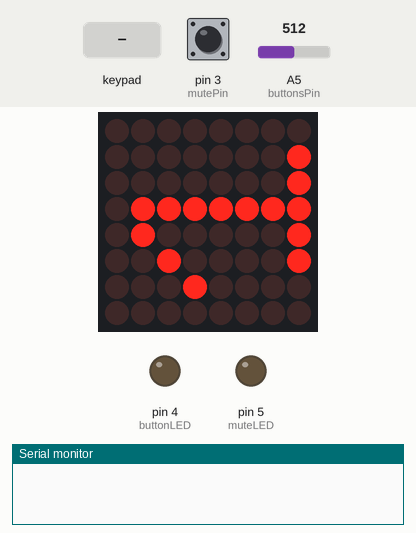
Simulated run of this sketch. Board: Arduino Uno, built with avr-gcc and run on an emulated ATmega328P. Parts: 8×8 LED matrix, output pins drawn as LEDs (lit = HIGH), the last lines printed to the serial monitor. Dashed ring = blinking. The test bench sets the inputs (shaded band); at power-on: A5 (buttonsPin) = 512, pin 3 (mutePin) HIGH.

Above: at 1.2 s.
1.3 s: A5 (buttonsPin) set to 891
2.8 s: A5 (buttonsPin) set to 921
At 3.15 s:
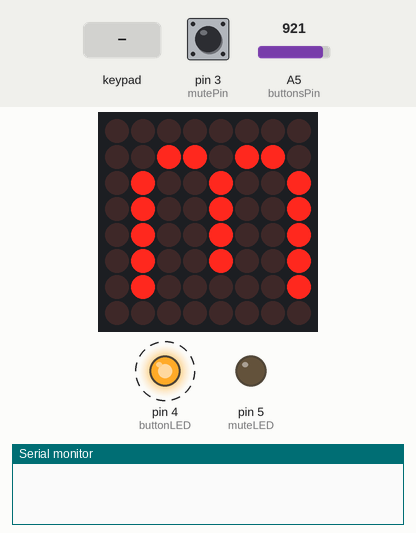
4.7 s: pin 3 (mutePin) pulled LOW for 1 s
At 5.25 s:
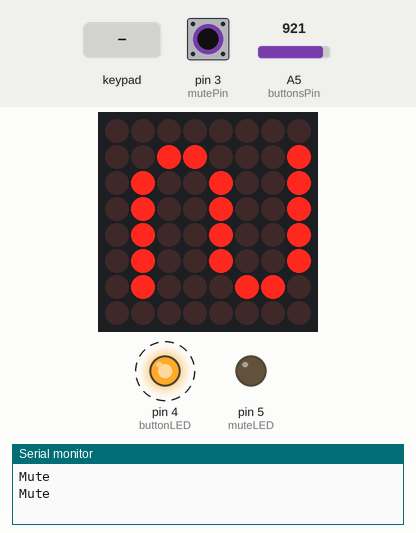
At 5.85 s:
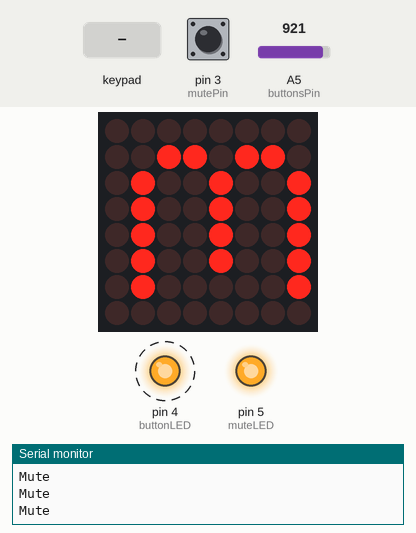
6.3 s: key 'F' pressed
7.8 s: keypad keys 1 3 1 2 1 1 1 0 pressed 0.4 s apart
12.5 s: pin 3 (mutePin) pulled LOW for 0.15 s
At 12.96 s:
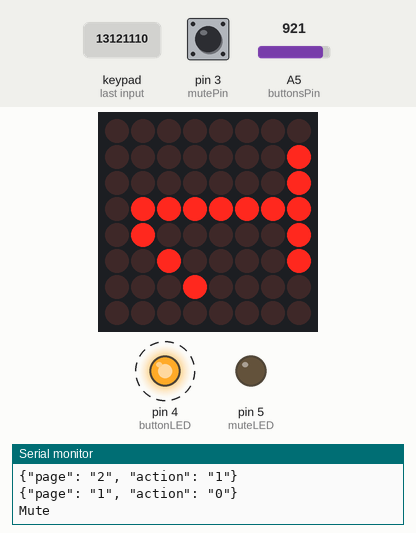
Timing chart, 0 to 14.2 s (numbered marks = the images above; inputs shaded):
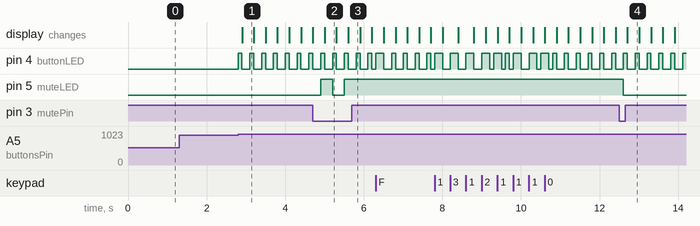

Measured:
- the behaviour switches between 909 and 910 on A5 (buttonsPin) (found by bisection; images 0 and 1)
- after the input at 1.3 s, every drawn part: stays the same
- after the input at 2.8 s, pin 4 (buttonLED): alternates HIGH for 0.10 s and LOW for 0.20 s, starting at once; the display: changes after 0.10 s (image 1)
- after the input at 4.7 s, pin 5 (muteLED): LOW → HIGH after 0.20 s, → LOW 0.30 s later, → HIGH 0.30 s later
- after the input at 12.5 s, pin 5 (muteLED): HIGH → LOW after 0.11 s

The sketch:

PierreDeck.ino
```cpp
#include <Keypad.h>
#include <LedControl.h>

const byte ROWS = 4;
const byte COLS = 4;

const int PAGE_NUMBER = 3;

;char hexaKeys[ROWS][COLS] = {
  {'F','E','D','C'},
  {'B','A','9','8'},
  {'7','6','5','4'},
  {'3','2','1','0'}
};

byte rowPins[ROWS] = {13, 12, 11, 10};
byte colPins[COLS] = {9, 8, 7, 6};

Keypad customKeypad = Keypad( makeKeymap(hexaKeys), rowPins, colPins, ROWS, COLS);

LedControl lc=LedControl(A0,A2,A1,1);

unsigned long delaytime1=500;
unsigned long delaytime2=50;
int currentPage = 0;

const int mutePin = 3;
const int muteLED = 5;
bool muteSwitch = false;
int muteCurrent = 0;

const int buttonLED = 4;

unsigned long buttonsCD = 0;

unsigned char letters[PAGE_NUMBER][8] = {{B00000000, B00000001, B00000001, B01111111, B01000001, B00100001, B00010000, B00000000}, {B00000000, B00110001, B01001001, B01001001, B01001001, B01001001, B01000110, B00000000}, {B00000000, B00110110, B01001001, B01001001, B01001001, B01001001, B01000001, B00000000}};

const int buttonsPin = A5;
int buttonsCurrent;

void setup() {
  lc.shutdown(0,false);
  lc.setIntensity(0,8);
  lc.clearDisplay(0);
  Serial.begin(9600);
  pinMode(buttonsPin, INPUT_PULLUP);
  pinMode(mutePin, INPUT_PULLUP);
  pinMode(muteLED, OUTPUT);
  pinMode(buttonLED, OUTPUT);
}

void displayPage() {
  int j = 0;
    while (j < 8) {
      lc.setRow(0,j,letters[currentPage][j]);
      j += 1;
    }
}

void blinkLight() {
  digitalWrite(buttonLED, HIGH);
  delay(100);
  digitalWrite(buttonLED, LOW);
}

void loop() {
  displayPage();

  char customKey = customKeypad.getKey();
  buttonsCurrent = analogRead(buttonsPin);
  muteCurrent = digitalRead(mutePin);
  if (millis() - buttonsCD >= 300) {
    if (muteCurrent == LOW) {
      Serial.println("Mute");
      muteSwitch = !muteSwitch;
      if (muteSwitch) {
        digitalWrite(muteLED, HIGH);
      } else {
        digitalWrite(muteLED, LOW);
      }
      buttonsCD = millis();
    }
    if (buttonsCurrent >= 910 && buttonsCurrent <= 950) {
      currentPage -= 1;
      if (currentPage == -1) {
        currentPage += PAGE_NUMBER;
      }
      buttonsCD = millis();
      blinkLight();
    } else if (buttonsCurrent >= 975 && buttonsCurrent <= 1040) {
      currentPage += 1;
      currentPage %= PAGE_NUMBER;
      buttonsCD = millis();
      blinkLight();
    }
  }
   if (customKey){
    Serial.print("{\"page\": \"");
    Serial.print(currentPage);
    Serial.print("\", \"action\": \"");
    Serial.print(customKey);
    Serial.println("\"}");
    blinkLight();
  }
}
```
